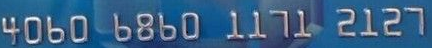
#> input picture img/crop_number_test.png, 432 x 48 px
$ jupyter execute crop_number_using_std.ipynb
#> lines starting #> are read from the running program, lines starting #| are printed output that depends on the picture
[cell 1]
import cv2
import matplotlib.pyplot as plt
import math

##### Road test image

[cell 2]
img_path = 'img/crop_number_test.png'
src = cv2.imread(img_path, 0)
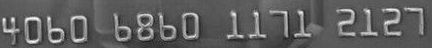
#> src: shape (48, 432); min 0, max 250, mean 94
plt.imshow(cv2.cvtColor(src, cv2.COLOR_BGR2RGBA))
plt.show()

##### Calculate std on the x axis

[cell 3]
def calc_std_xaxis(src, height, width):
    p_mean = []
    for x in range(width):
        p_sum = 0
        for y in range(height):
            p_sum += src[y][x]
        p_mean.append(p_sum / height)
    # variance
    p_std = []
    for x in range(width):
        p_var = 0
        for y in range(height):
            p_var += (src[y][x] - p_mean[x])**2
        p_var = p_var / height
        # calcualte std
        p_std.append(math.sqrt(p_var))
    return p_std

[cell 4]
# calculate std
h, w = src.shape
#> h = 48; w = 432
std_y = calc_std_xaxis(src, h, w)
#> after the loop in calc_std_xaxis, `for x in range(width):`: p_mean = 432 values, max 132.5 at index 49, min 60.58 at index 288, mean 94.01
#> after the loop in calc_std_xaxis, `for x in range(width):`: p_std = 432 values, max 51.63 at index 286, min 1.37 at index 326, mean 24.34
#> std_y has the same summary as p_std in calc_std_xaxis
thre_k = sum(std_y) // w - 3
#> thre_k = 21
print('threshold : ' + str(thre_k))
#| threshold : 21.0

# candidate pixels
start_p = []
end_p = []

for x in range(1, w):
    if std_y[x-1] < thre_k and std_y[x] > thre_k: # up, start point
        start_p.append(x-1)
    if std_y[x-1] > thre_k and std_y[x] < thre_k: # down, end point
        end_p.append(x)
#> after the loop, end_p = [15, 18, 41, 64, 87, 131, 153, 176, 198, 243, 265, 272, 279, 289, 310, 355, 377, 400, 423]; start_p = [2, 15, 24, 46, 70, 114, 136, 158, 181, 227, 249, 269, 272, 279, 294, 337, 361, 382, 407]

# 두 점 사이의 거리 width = end[i] - start[i]
# ROI 왼쪽 이미지가 조금 잘린 경우 end point가 더 많이 잡히면서 마이너스가 나오며 역방향이 됨
# end_point 리스트가 더 많은 경우 맨 앞의 값을 하나 없애고 당긴다
# 일반적으로는 end point list의 크기가 더 작다
width_y = []
min_list = len(end_p)
#> min_list = 19
if len(start_p) < len(end_p):
    end_p.pop(0)
    min_list = len(start_p)

for x in range(min_list):
    distance = end_p[x] - start_p[x]
    width_y.append(distance)
#> this loop made 19 passes
#> distance on passes 1 to 12: 13, 3, 17, 18, 17, 17, 17, 18, 17, 16, 16, 3
#> after the loop, width_y = [13, 3, 17, 18, 17, 17, 17, 18, 17, 16, 16, 3, 7, 10, 16, 18, 16, 18, 16]

[cell 5]
# draw point 그래프를 위한 빈 리스트
draw_start = [None for _ in range(w)]
draw_end = [None for _ in range(w)]

for i in start_p:
    draw_start[int(i)] = thre_k
#> this loop made 19 passes
#> i on passes 1 to 12: 2, 15, 24, 46, 70, 114, 136, 158, 181, 227, 249, 269
#> after the loop, draw_start = 432 items

for i in end_p:
    draw_start[int(i)] = thre_k
#> this loop made 19 passes
#> i on passes 1 to 12: 15, 18, 41, 64, 87, 131, 153, 176, 198, 243, 265, 272

print('width : {}'.format(width_y))
#| width : [13, 3, 17, 18, 17, 17, 17, 18, 17, 16, 16, 3, 7, 10, 16, 18, 16, 18, 16]
print('start : {}'.format(start_p))
#| start : [2, 15, 24, 46, 70, 114, 136, 158, 181, 227, 249, 269, 272, 279, 294, 337, 361, 382, 407]
print('end : {}'.format(end_p))
#| end : [15, 18, 41, 64, 87, 131, 153, 176, 198, 243, 265, 272, 279, 289, 310, 355, 377, 400, 423]

plt.figure(figsize=(10, 5))

plt.plot(std_y, 'm--.', label='std')
plt.axhline(y=thre_k, label='threshold')
plt.plot(draw_start, 'ro', label='start_point')
plt.plot(draw_end, 'bo', label='end_point')

plt.title('Standard devation')
plt.legend()
plt.xlabel('X-Axis')
plt.ylabel('Y-Std')

plt.show()
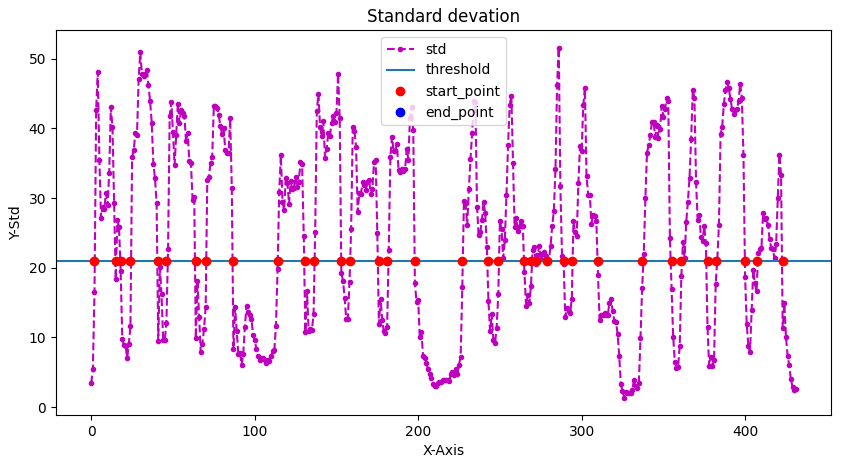
#> figure drawn by matplotlib, 1 panel; curve peaks at x = 286, y = 51.63

##### Calculate width and crop the image

[cell 6]
fig = plt.figure()
rows = 1
cols = len(width_y)
#> cols = 19

# 거리 계산시 절대값
thre_w = sum(width_y) // len(width_y) # 평균
#> thre_w = 14
crop_imgs = []

for i in range(min_list):
    if width_y[i] >= thre_w: # width 값 설정
        crop = src[:, start_p[i]:end_p[i]]
        crop_imgs.append(crop)
        # draw
        ax = fig.add_subplot(rows, cols, i+1)
        ax.axis('off')
        ax.imshow(crop)
    else:
        if i == 0:
            continue
        pos = 0
        cnt = i # 작은 인덱스를 저장
        while(pos < thre_w):
            if width_y[cnt] > thre_w:
                break
            pos += width_y[cnt]
            cnt -= 1
        if pos >= thre_w:
            crop = src[:, start_p[cnt+1]:end_p[i]]
            crop_imgs.append(crop)
            width_y[i] += thre_w # threshold를 높혀서 다음에 다시 잘리는걸 방지
            # draw
            ax = fig.add_subplot(rows, cols, i+1)
            ax.axis('off')
            ax.imshow(crop)
#> after the loop, crop_imgs = 16 items; width_y = [13, 17, 17, 18, 17, 17, 17, 18, 17, 16, 16, 3, 7, 24, 16, 18, 16, 18, 16]
plt.show()
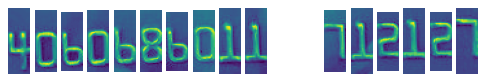
#> figure drawn by matplotlib, 16 panels

[cell 7]
def crop_from_y_axis(src):
    h, w = src.shape
    mean_x = []
    for y in range(h):
        sum_x = 0
        for x in range(w):
            sum_x += src[y][x]
        mean_x.append(sum_x / w)

    std_x = []
    for y in range(h):
        var_x = 0
        for x in range(w):
            var_x += (src[y][x] - mean_x[y])**2
        std_x.append((math.sqrt(var_x / h)))

    k = sum(std_x) / h
    op = h
    ed = 0

    for i in range(len(std_x)):
        if std_x[i] > k and op > i:
            op = i
        if std_x[i] > k and ed < i:
            ed = i
    return op, ed

# draw
fig = plt.figure()
for idx in range(len(crop_imgs)):
    start, end = crop_from_y_axis(crop_imgs[idx])
    crop = crop_imgs[idx][start:end, :]
    crop_imgs[idx] = crop
    # draw
    ax = fig.add_subplot(rows, cols, idx + 1)
    ax.axis('off')
    ax.imshow(crop)
#> this loop made 16 passes
#> (w in crop_from_y_axis, k in crop_from_y_axis, start, end) on passes 1 to 12: (16, 11.3, 17, 43), (17, 14.91, 17, 43), (18, 15.18, 17, 42), (17, 14.54, 16, 42), (17, 13.22, 15, 40), (17, 14.08, 14, 39), (18, 13.59, 14, 39), (17, 14.77, 13, 38), (16, 11.84, 11, 37), (16, 12.78, 12, 37), (17, 12.14, 11, 36), (16, 12.89, 10, 32)
plt.show()
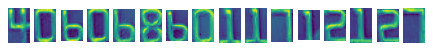
#> figure drawn by matplotlib, 16 panels
